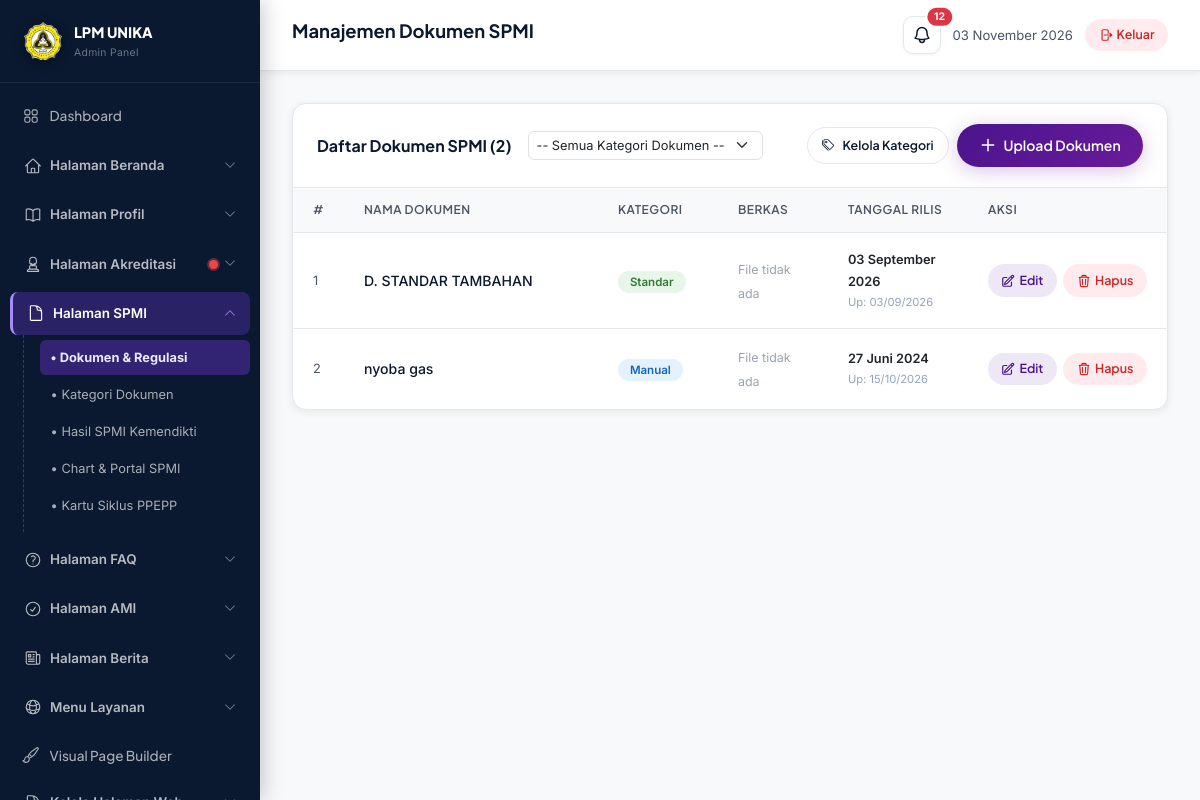
The app's page /admin/dokumen-list.php (signed in) with its own data.
### tables this page shows
CREATE TABLE `dokumen` (
  `id` int NOT NULL AUTO_INCREMENT,
  `nama_dokumen` varchar(255) NOT NULL,
  `kategori` varchar(100) NOT NULL,
  `tanggal_rilis` date DEFAULT NULL,
  `file_path` varchar(255) NOT NULL,
  `created_at` timestamp NULL DEFAULT CURRENT_TIMESTAMP,
  `is_restricted` tinyint(1) NOT NULL DEFAULT '0',
  `max_preview_pages` int NOT NULL DEFAULT '3',
  `allowed_domains` varchar(255) NOT NULL DEFAULT '@unika.ac.id,@student.unika.ac.id',
  PRIMARY KEY (`id`)
);

### config/database.php (called while the page is built, shortened)
<?php
function e(string $str): string {
    return htmlspecialchars($str, ENT_QUOTES, 'UTF-8');
}
function formatTanggal(string $date): string {
    $bulan = [
        1 => 'Januari', 'Februari', 'Maret', 'April',
        'Mei', 'Juni', 'Juli', 'Agustus',
        'September', 'Oktober', 'November', 'Desember'
    ];
    $t = strtotime($date);
    return date('d', $t) . ' ' . $bulan[(int)date('n', $t)] . ' ' . date('Y', $t);
}

### admin/dokumen-list.php (the view, shortened to what this page needs)
<?php
$db = getDB();
$filter_kategori = trim($_GET['kategori'] ?? '');
$has_tgl_rilis = false;
try {
    $has_tgl_rilis = !empty($db->query("SHOW COLUMNS FROM dokumen LIKE 'tanggal_rilis'")->fetch());
} catch (Exception $e) {}
$date_order = $has_tgl_rilis ? "COALESCE(tanggal_rilis, DATE(created_at))" : "DATE(created_at)";
if ($filter_kategori !== '') {
    $stmt = $db->prepare("SELECT * FROM dokumen WHERE CONVERT(kategori USING utf8mb4) COLLATE utf8mb4_unicode_ci = CONVERT(? USING utf8mb4) COLLATE utf8mb4_unicode_ci ORDER BY $date_order DESC, id DESC");
    $stmt->execute([$filter_kategori]);
    $dok_list = $stmt->fetchAll();
} else {
    $dok_list = $db->query("SELECT * FROM dokumen ORDER BY $date_order DESC, kategori ASC, id DESC")->fetchAll();
}
require_once __DIR__ . '/includes/admin-header.php';
?>
<div class="admin-table-wrap">
    <div class="admin-table-topbar d-flex justify-content-between align-items-center flex-wrap gap-2">
        <div class="d-flex align-items-center gap-3 flex-wrap">
            <div class="admin-table-title">Daftar Dokumen SPMI (<?= count($dok_list) ?>)</div>
            <form method="GET" class="d-flex align-items-center gap-2">
                <select name="kategori" class="form-select form-select-sm" style="font-size:0.8rem;border-radius:6px;min-width:180px;" onchange="this.form.submit()">
                    <option value="">-- Semua Kategori Dokumen --</option>
                </select>
            </form>
        </div>
        <div class="d-flex align-items-center gap-2">
            <a href="kategori-dokumen.php" class="btn-action" style="background:#fff;border:1.5px solid var(--border);color:var(--navy);text-decoration:none;padding:0.45rem 0.9rem;">
                <i class="bi bi-tags me-1"></i> Kelola Kategori
            </a>
            <a href="dokumen-form.php" class="btn-add">
                <svg xmlns="http://www.w3.org/2000/svg" fill="none" viewBox="0 0 24 24" stroke-width="2" stroke="currentColor" width="16" height="16">
                    <path stroke-linecap="round" stroke-linejoin="round" d="M12 4.5v15m7.5-7.5h-15" />
                </svg>
                Upload Dokumen
            </a>
        </div>
    </div>
    <?php if (empty($dok_list)): ?>
    <div style="padding:3rem;text-align:center;color:var(--text-muted);">
        Belum ada dokumen. <a href="dokumen-form.php" class="text-purple font-weight-600">Upload sekarang</a>
    </div>
    <?php else: ?>
    <div style="overflow-x:auto;">
        <table class="admin-table">
            <thead>
                <tr>
                    <th width="40">#</th>
                    <th>Nama Dokumen</th>
                    <th width="120">Kategori</th>
                    <th width="110">Berkas</th>
                    <th width="140">Tanggal Rilis</th>
                    <th width="130">Aksi</th>
                </tr>
            </thead>
            <tbody>
                <?php foreach ($dok_list as $i => $d): ?>
                <tr>
                    <td style="color:var(--text-muted);font-size:0.8rem;"><?= $i + 1 ?></td>
                    <td><div style="font-weight:500;"><?= e($d['nama_dokumen']) ?></div></td>
                    <td>
                        <?php
                        $kat_lc = strtolower($d['kategori']);
                        ?>
                        <span class="doc-cat-badge cat-<?= $kat_lc ?>"><?= e($d['kategori']) ?></span>
                    </td>
                    <td>
                        <?php if ($d['file_path'] && file_exists(__DIR__ . '/../uploads/dokumen/' . $d['file_path'])): ?>
                        <a href="<?= SITE_URL ?>/uploads/dokumen/<?= e($d['file_path']) ?>" class="btn-download" target="_blank">
                            <svg xmlns="http://www.w3.org/2000/svg" fill="none" viewBox="0 0 24 24" stroke-width="2" stroke="currentColor">
                                <path stroke-linecap="round" stroke-linejoin="round" d="M3 16.5v2.25A2.25 2.25 0 0 0 5.25 21h13.5A2.25 2.25 0 0 0 21 18.75V16.5M16.5 12 12 16.5m0 0L7.5 12m4.5 4.5V3" />
                            </svg>
                            Unduh
                        </a>
                        <?php else: ?>
                        <span style="font-size:0.78rem;color:var(--text-light);">File tidak ada</span>
                        <?php endif; ?>
                    </td>
                    <td style="font-size:0.8rem;color:var(--text-muted);">
                        <div class="fw-semibold text-dark"><?= formatTanggal($d['tanggal_rilis'] ?: $d['created_at']) ?></div>
                        <div style="font-size:0.7rem;color:#94a3b8;">Up: <?= date('d/m/Y', strtotime($d['created_at'])) ?></div>
                    </td>
                    <td>
                        <div style="display:flex;gap:0.4rem;">
                            <a href="dokumen-form.php?id=<?= $d['id'] ?>" class="btn-action btn-edit" style="text-decoration:none;">
                                Edit
                            </a>
                            <a href="dokumen-list.php?delete=<?= $d['id'] ?>" class="btn-action btn-delete" style="text-decoration:none;" onclick="return confirm('Yakin hapus dokumen ini?')">
                                Hapus
                            </a>
                        </div>
                    </td>
                </tr>
                <?php endforeach; ?>
            </tbody>
        </table>
    </div>
    <?php endif; ?>
</div>
<?php require_once __DIR__ . '/includes/admin-footer.php'; ?>

### assets/css/style.css (style rules this page uses)
:root { --navy: #0A192F; --navy-mid: #1B263B; --navy-light: #2D4263; --purple: #6A1B9A; --purple-dark: #4A148C; --purple-light: #9C27B0; --purple-glow: rgba(106, 27, 154, 0.15); --gold: #F59E0B; --bg-main: #F8F9FA; --bg-white: #FFFFFF; --text-primary: #0A192F; --text-muted: #4B5563; --text-light: #9CA3AF; --border: #E5E7EB; --shadow-sm: 0 2px 8px rgba(10, 25, 47, 0.08); --shadow-md: 0 4px 20px rgba(10, 25, 47, 0.12); --shadow-lg: 0 8px 40px rgba(10, 25, 47, 0.16); --shadow-purple: 0 4px 20px rgba(106, 27, 154, 0.25); --radius-sm: 8px; --radius-md: 14px; --radius-lg: 20px; --radius-xl: 28px; --transition: all 0.25s cubic-bezier(0.4, 0, 0.2, 1); --font-heading: 'Plus Jakarta Sans', sans-serif; --font-body: 'Inter', sans-serif; }
*, *::before, *::after { box-sizing: border-box; margin: 0; padding: 0; }
html { scroll-behavior: smooth; font-size: 16px; }
body { font-family: var(--font-body); background-color: var(--bg-main); color: var(--text-primary); line-height: 1.7; -webkit-font-smoothing: antialiased; overflow-x: hidden; }
.doc-cat-badge { font-size: 0.72rem; font-weight: 600; padding: 0.25rem 0.75rem; border-radius: 50px; white-space: nowrap; }
.cat-manual { background: #E3F2FD; color: #1565C0; }
.cat-standar { background: #E8F5E9; color: #2E7D32; }
.admin-table-wrap { background: var(--bg-white); border: 1px solid var(--border); border-radius: var(--radius-md); box-shadow: var(--shadow-sm); overflow: hidden; }
.admin-table-topbar { padding: 1.25rem 1.5rem; border-bottom: 1px solid var(--border); display: flex; align-items: center; justify-content: space-between; flex-wrap: wrap; gap: 0.75rem; }
.admin-table-title { font-family: var(--font-heading); font-size: 1rem; font-weight: 700; color: var(--navy); }
.admin-table { width: 100%; border-collapse: collapse; }
.admin-table th { background: var(--bg-main); padding: 0.75rem 1.25rem; font-family: var(--font-heading); font-size: 0.75rem; font-weight: 600; color: var(--text-muted); text-transform: uppercase; letter-spacing: 0.5px; text-align: left; border-bottom: 1px solid var(--border); }
.admin-table td { padding: 1rem 1.25rem; font-size: 0.88rem; color: var(--text-primary); border-bottom: 1px solid var(--border); vertical-align: middle; }
.admin-table tr:last-child td { border-bottom: none; }
.btn-action { display: inline-flex; align-items: center; gap: 4px; padding: 0.35rem 0.85rem; border-radius: 50px; font-size: 0.78rem; font-weight: 600; transition: var(--transition); cursor: pointer; border: none; font-family: var(--font-heading); }
.btn-action svg { width: 14px; height: 14px; }
.btn-edit { background: #EDE7F6; color: #4A148C; }
.btn-delete { background: #FFEBEE; color: #C62828; }
.btn-add { display: inline-flex; align-items: center; gap: 6px; background: linear-gradient(135deg, var(--purple-dark), var(--purple)); color: #fff; font-family: var(--font-heading); font-size: 0.875rem; font-weight: 600; padding: 0.6rem 1.4rem; border-radius: 50px; border: none; cursor: pointer; box-shadow: var(--shadow-purple); transition: var(--transition); }
.btn-add svg { width: 18px; height: 18px; }

### admin/includes/admin-header.php (style rules this page uses)
html, body, .admin-sidebar, .admin-content { scroll-behavior: auto !important; }

### records on screen
dokumen: nama_dokumen "D. STANDAR TAMBAHAN", kategori "Standar", shows "File tidak ada", tanggal_rilis "03 September 2026", created_at "03/09/2026"
dokumen: nama_dokumen "nyoba gas", kategori "Manual", shows "File tidak ada", tanggal_rilis "27 Juni 2024", created_at "15/10/2026"

### other values on screen
$admin_page_title "Manajemen Dokumen SPMI"
$accred_nav_alerts['total'] "12"
count($dok_list) "2"
